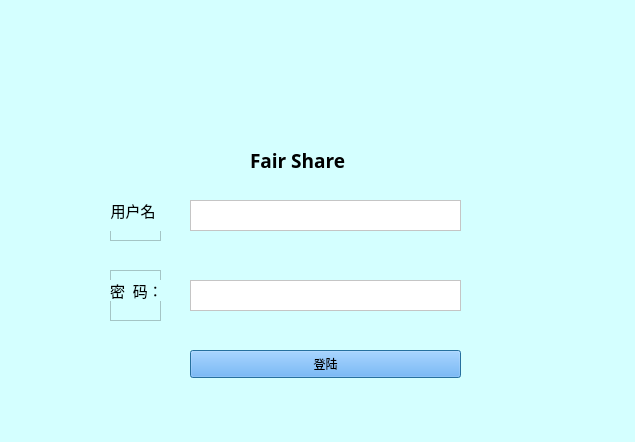
<?xml version="1.0" encoding="UTF-8"?>
<ui version="4.0">
 <class>DialogLogin</class>
 <widget class="QDialog" name="DialogLogin">
  <property name="geometry">
   <rect>
    <x>0</x>
    <y>0</y>
    <width>635</width>
    <height>442</height>
   </rect>
  </property>
  <property name="sizePolicy">
   <sizepolicy hsizetype="Fixed" vsizetype="Preferred">
    <horstretch>1</horstretch>
    <verstretch>0</verstretch>
   </sizepolicy>
  </property>
  <property name="windowTitle">
   <string>Dialog</string>
  </property>
  <property name="styleSheet">
   <string notr="true">background-color: rgb(212, 255, 255);</string>
  </property>
  <widget class="QLabel" name="label">
   <property name="geometry">
    <rect>
     <x>220</x>
     <y>20</y>
     <width>161</width>
     <height>121</height>
    </rect>
   </property>
   <property name="styleSheet">
    <string notr="true">image: url(:/new/prefix1/user_img.jpg);</string>
   </property>
   <property name="text">
    <string/>
   </property>
   <property name="pixmap">
    <pixmap>:/user_head.png</pixmap>
   </property>
  </widget>
  <widget class="QLabel" name="label_2">
   <property name="geometry">
    <rect>
     <x>250</x>
     <y>130</y>
     <width>151</width>
     <height>61</height>
    </rect>
   </property>
   <property name="font">
    <font>
     <family>隶书</family>
     <pointsize>14</pointsize>
     <weight>75</weight>
     <bold>true</bold>
    </font>
   </property>
   <property name="text">
    <string>Fair Share</string>
   </property>
  </widget>
  <widget class="QTextEdit" name="textEdit">
   <property name="geometry">
    <rect>
     <x>190</x>
     <y>200</y>
     <width>271</width>
     <height>31</height>
    </rect>
   </property>
   <property name="styleSheet">
    <string notr="true">background-color: rgb(255, 255, 255);</string>
   </property>
   <property name="html">
    <string>&lt;!DOCTYPE HTML PUBLIC &quot;-//W3C//DTD HTML 4.0//EN&quot; &quot;http://www.w3.org/TR/REC-html40/strict.dtd&quot;&gt;
&lt;html&gt;&lt;head&gt;&lt;meta name=&quot;qrichtext&quot; content=&quot;1&quot; /&gt;&lt;style type=&quot;text/css&quot;&gt;
p, li { white-space: pre-wrap; }
&lt;/style&gt;&lt;/head&gt;&lt;body style=&quot; font-family:'SimSun'; font-size:9pt; font-weight:400; font-style:normal;&quot;&gt;
&lt;p style=&quot;-qt-paragraph-type:empty; margin-top:0px; margin-bottom:0px; margin-left:0px; margin-right:0px; -qt-block-indent:0; text-indent:0px;&quot;&gt;&lt;br /&gt;&lt;/p&gt;&lt;/body&gt;&lt;/html&gt;</string>
   </property>
  </widget>
  <widget class="QFrame" name="frame">
   <property name="geometry">
    <rect>
     <x>110</x>
     <y>190</y>
     <width>51</width>
     <height>51</height>
    </rect>
   </property>
   <property name="styleSheet">
    <string notr="true">background-image: url(:/user.png);</string>
   </property>
   <property name="frameShape">
    <enum>QFrame::StyledPanel</enum>
   </property>
   <property name="frameShadow">
    <enum>QFrame::Raised</enum>
   </property>
   <widget class="QLabel" name="label_3">
    <property name="geometry">
     <rect>
      <x>-20</x>
      <y>0</y>
      <width>101</width>
      <height>41</height>
     </rect>
    </property>
    <property name="font">
     <font>
      <family>Agency FB</family>
      <pointsize>11</pointsize>
     </font>
    </property>
    <property name="text">
     <string>用户名：</string>
    </property>
    <property name="alignment">
     <set>Qt::AlignCenter</set>
    </property>
   </widget>
  </widget>
  <widget class="QFrame" name="frame_2">
   <property name="geometry">
    <rect>
     <x>110</x>
     <y>270</y>
     <width>51</width>
     <height>51</height>
    </rect>
   </property>
   <property name="styleSheet">
    <string notr="true">background-image: url(:/password.png);</string>
   </property>
   <property name="frameShape">
    <enum>QFrame::StyledPanel</enum>
   </property>
   <property name="frameShadow">
    <enum>QFrame::Raised</enum>
   </property>
   <widget class="QLabel" name="label_4">
    <property name="geometry">
     <rect>
      <x>0</x>
      <y>10</y>
      <width>54</width>
      <height>21</height>
     </rect>
    </property>
    <property name="font">
     <font>
      <family>Agency FB</family>
      <pointsize>11</pointsize>
     </font>
    </property>
    <property name="text">
     <string>密  码：</string>
    </property>
   </widget>
  </widget>
  <widget class="QTextEdit" name="textEdit_2">
   <property name="geometry">
    <rect>
     <x>190</x>
     <y>280</y>
     <width>271</width>
     <height>31</height>
    </rect>
   </property>
   <property name="styleSheet">
    <string notr="true">background-color: rgb(255, 255, 255);</string>
   </property>
   <property name="html">
    <string>&lt;!DOCTYPE HTML PUBLIC &quot;-//W3C//DTD HTML 4.0//EN&quot; &quot;http://www.w3.org/TR/REC-html40/strict.dtd&quot;&gt;
&lt;html&gt;&lt;head&gt;&lt;meta name=&quot;qrichtext&quot; content=&quot;1&quot; /&gt;&lt;style type=&quot;text/css&quot;&gt;
p, li { white-space: pre-wrap; }
&lt;/style&gt;&lt;/head&gt;&lt;body style=&quot; font-family:'SimSun'; font-size:9pt; font-weight:400; font-style:normal;&quot;&gt;
&lt;p style=&quot;-qt-paragraph-type:empty; margin-top:0px; margin-bottom:0px; margin-left:0px; margin-right:0px; -qt-block-indent:0; text-indent:0px;&quot;&gt;&lt;br /&gt;&lt;/p&gt;&lt;/body&gt;&lt;/html&gt;</string>
   </property>
  </widget>
  <widget class="QPushButton" name="pushButton">
   <property name="geometry">
    <rect>
     <x>190</x>
     <y>350</y>
     <width>271</width>
     <height>28</height>
    </rect>
   </property>
   <property name="styleSheet">
    <string notr="true">font: 75 11pt &quot;等线&quot;;
background-color: rgb(85, 170, 255);</string>
   </property>
   <property name="text">
    <string>登陆</string>
   </property>
  </widget>
 </widget>
 <resources/>
 <connections/>
</ui>
